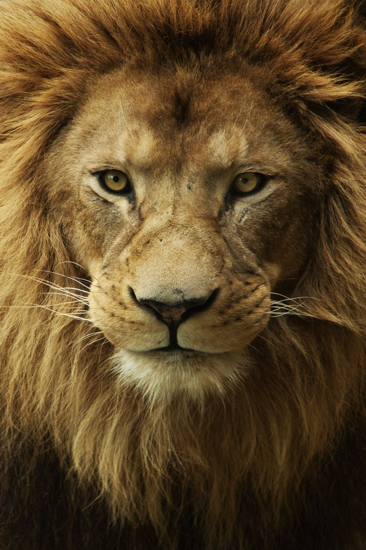
#> input picture hw2/3a_lion.bmp, 366 x 550 px, found by its file name
$ python -i '202155592_이지수.py'   (imports and definitions only)
#> lines starting #> are read from the running program, lines starting #| are printed output that depends on the picture
from PIL import Image
import numpy as np
import math

# part 1-1
# [8 lines left out: function boxfilter, not called in this run]

# part 1-2
def gauss1d(sigma):
    # sigma에 6을 곱한 후 올림 계산
    len = int(np.ceil(sigma * 6))
    if len % 2 == 0:
        # len이 짝수라면 1을 더해서 홀수로 만들어주기
        len += 1

    # 시작점이 -(len // 2), 끝점이 len // 2, 구간 내 숫자의 개수가 len인 1D array 생성
    # ex) sigma=1.6일 때 x=[-5, -4, -3, -2, -1 ,0, 1, 2, 3, 4, 5]
    x = np.linspace( -(len // 2), len // 2, len)

    # 각각의 원소에 Gaussian function 적용
    gauss1d_filter = np.exp(-x**2 / (2 * sigma**2))

    # 합이 1이 되도록 normalization
    gauss1d_filter /= gauss1d_filter.sum()

    return gauss1d_filter

# part 1-3
def gauss2d(sigma):
    # 1D gaussian filter끼리 외적 연산
    gauss2d_filter = np.outer(gauss1d(sigma), gauss1d(sigma)) # n*n size

    # 합이 1이 되도록 normalization
    gauss2d_filter /= gauss2d_filter.sum()

    return gauss2d_filter

# part 1-4 (a)
# 위에서 만들었던 filter(=kernel)를 convolution 연산을 통해 array(=image)에 적용
def convolve2d(array, filter):
    # input을 'np.float32' type으로 변환
    array = np.asarray(array, dtype=np.float32)
    filter = np.asarray(filter, dtype=np.float32)

    # filter 상하좌우로 뒤집기
    filter_flipped = np.flip(filter)

    # zero padding array 만들기
    # zero padding 없이 convolution을 수행하면, 출력 이미지의 크기는 입력 이미지보다 작아진다.

    # filter의 크기
    f = filter.shape[0]
    # zero padding 크기 m 계산
    m = (f - 1) // 2

    # array의 상하좌우 모든 방향으로 m개의 행과 열을 0으로 채우기
    array_padded = np.pad(array, ((m, m), (m, m)), 'constant', constant_values=0)

    # 입력 이미지와 동일한 크기로 출력 이미지 초기화
    output = np.zeros_like(array)

    # 이중 반복문으로 convolution 수행
    for i in range(array.shape[0]):
        for j in range(array.shape[1]):
            # zero padding이 적용된 이미지에서 convolution을 수행할 작은 영역 선택
            # 현재 pixel을 중심으로 filter 크기만큼의 영역을 선택
            # ex) i=0, j=0, 3*3 kernel => array_padded[0:3, 0:3]
            area = array_padded[i : i + f, j : j + f]

            # 상하좌우로 뒤집은 filter로 convolution 연산 수행
            output[i, j] = np.sum(area * filter_flipped)

    return output

# part 1-4 (b)
def gaussconvolve2d(array, sigma):
    # 'gauss2d' 함수로 2D gaussian filter 생성
    filter = gauss2d(sigma)

    # 'convolve2d' 함수로 convolution 연산 수행
    output = convolve2d(array, filter)

    return output

# part 1-4 (c), (d)
# [83 lines left out: functions part1_4, part2_1, part2_2, not called in this run]

# part 2-3
def part2_3():
    # 이미지를 불러오기
    im = Image.open('hw2/3a_lion.bmp')
#> im is the input picture: PIL image 366x550 RGB; mean R, G, B 95.4, 72.9, 40.5
    # 이미지 모드를 RGB로 변환
    im = im.convert('RGB')

    # 이미지를 numpy array로 변환
    im_array = np.asarray(im, dtype=np.float32)

    # 각 채널(R, G, B)을 분리
    # 배열에서 모든 가로와 세로 픽셀을 포함하지만 채널은 i로 지정된 특정 채널만을 선택
    # 이렇게 하여 i가 0일 때는 R, 1일 때는 G, 2일 때는 B 채널을 가져온다.
    channels = [im_array[:, :, i] for i in range(3)]
#> channels = 3 items

    # low frequency
    low_freq_channels = [gaussconvolve2d(channel, 5) for channel in channels]
#> low_freq_channels = 3 items

    #**************************#

    # 이미지를 불러오기
    im2 = Image.open('hw2/3b_tiger.bmp')
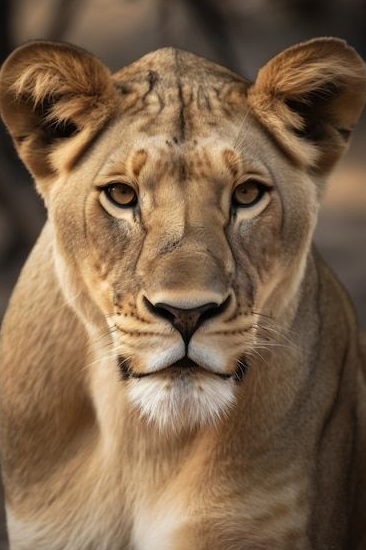
#> input picture hw2/3b_tiger.bmp, 366 x 550 px, found by its file name
#> im2 is the input picture: PIL image 366x550 RGB; mean R, G, B 125.3, 99.9, 74.4
    # 이미지 모드를 RGB로 변환
    im2 = im2.convert('RGB')

    # 이미지를 numpy array로 변환
    im_array2 = np.asarray(im2, dtype=np.float32)

    # 각 채널(R, G, B)을 분리
    # 배열에서 모든 가로와 세로 픽셀을 포함하지만 채널은 i로 지정된 특정 채널만을 선택
    # 이렇게 하여 i가 0일 때는 R, 1일 때는 G, 2일 때는 B 채널을 가져온다.
    channels2 = [im_array2[:, :, i] for i in range(3)]
#> channels2 = 3 items

    # low frequency
    low_freq_channels2 = [gaussconvolve2d(channel, 5) for channel in channels2]
#> low_freq_channels2 = 3 items

    # high frequency
    high_freq_channels = [channel - low for channel, low in zip(channels2, low_freq_channels2)]
#> high_freq_channels = 3 items

    # pixel 값의 범위를 0과 255 사이로 조정하여 artifact 제거
    low_freq_channels_clamped = [np.clip(channel, 0, 255) for channel in low_freq_channels]
#> low_freq_channels_clamped = 3 items
    high_freq_channels_clamped = [np.clip(channel, 0, 255) for channel in high_freq_channels]
#> high_freq_channels_clamped = 3 items

    # (low frequency) + (high frequency) = (hybrid image)
    # high frequency는 part2_2처럼 128을 더하지 않고 원래 값 사용
    hybrid_channels = [low + high for low, high in zip(low_freq_channels_clamped, high_freq_channels_clamped)]
#> hybrid_channels = 3 items

    # 분리한 채널 다시 합치기
    hybrid_array = np.stack(hybrid_channels, axis=-1)
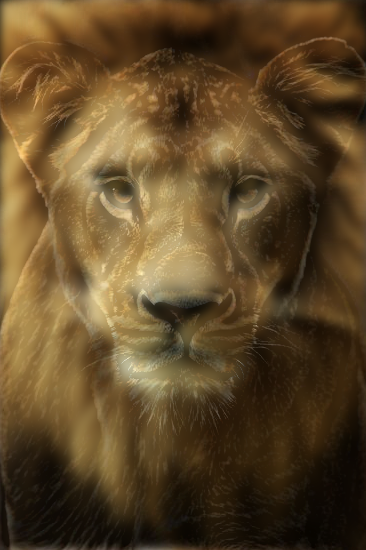
#> hybrid_array: shape (550, 366, 3) float32; mean of channels 0, 1, 2 100.2, 77.6, 45.2; drawn with min black and max white
    # 이미지의 데이터 타입을 uint8로 변환
    hybrid_array = hybrid_array.astype(np.uint8)

    # 결과를 다시 PIL 이미지로 변환한 후 저장하고 보여주기
    hybrid_im = Image.fromarray(hybrid_array, 'RGB')
    hybrid_im.save('hw2/part2_3_result.png', 'PNG')
    hybrid_im.show()


# [27 lines of commented-out code are left out]

>>> result = part2_3()
